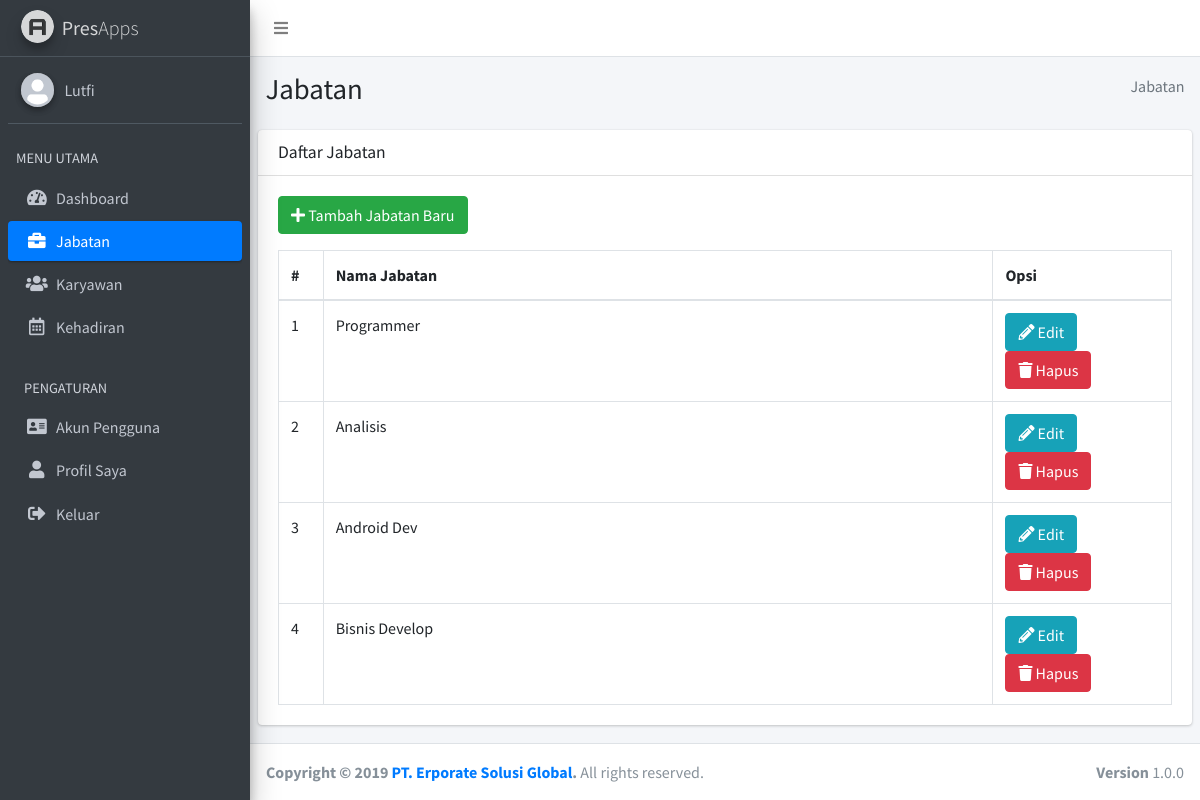
/admin/index.php?page=jabatan (signed in), run on the app's committed database.
### tables this page shows
CREATE TABLE `akun_pengguna` (
  `nik` char(7) NOT NULL,
  `password` varchar(64) DEFAULT NULL,
  `hak_akses` enum('Admin','Staff') DEFAULT NULL
);

CREATE TABLE `karyawan` (
  `nik` char(7) NOT NULL,
  `nama_lengkap` varchar(25) DEFAULT NULL,
  `jenis_kelamin` enum('Pria','Wanita') DEFAULT NULL,
  `id_jabatan` int(11) DEFAULT NULL,
  `no_hp` char(13) DEFAULT NULL,
  `alamat` text
);

CREATE TABLE `jabatan` (
  `id_jabatan` int(11) NOT NULL,
  `nama_jabatan` varchar(50) DEFAULT NULL
);

### action_admin/jabatan.php (called while the page is built, shortened)
<?php
include "../connection/connect.php";
switch(@$_POST["mode"]){
	default:
		$sql = "SELECT * FROM jabatan";
		$result = mysqli_query($connect, $sql);
		break;
}
?>

### admin/pages/jabatan/list.php (the view, shortened to what this page needs)
<section class="content-header">
  <div class="container-fluid">
    <div class="row mb-2">
      <div class="col-sm-6">
        <h1>Jabatan</h1>
      </div>
      <div class="col-sm-6">
        <ol class="breadcrumb float-sm-right">
          <li class="breadcrumb-item active">Jabatan</li>
        </ol>
      </div>
    </div>
  </div>
</section>
<section class="content">
  <div class="card">
    <div class="card-header">
      <h3 class="card-title">Daftar Jabatan</h3>
    </div>
    <div class="card-body">
  		<div class="row">
        <div class="col-sm-6">
          <p>
            <a href="index.php?page=jabatan&action=add" class="btn btn-success">
              <i class="fas fa-plus"></i> Tambah Jabatan Baru
            </a>
          </p>
        </div>
      </div>
  		<table class="table table-bordered">
        <thead>
          <tr>
            <th style="width: 5%">#</th>
            <th>Nama Jabatan</th>
            <th style="width: 20%">Opsi</th>
          </tr>
        </thead>
        <tbody>
          <?php
            include "../action_admin/jabatan.php";
            $no = 1;
            while($i = mysqli_fetch_assoc($result)){
          ?>
          <tr>
            <td><?php echo $no; ?></td>
            <td><?php echo $i["nama_jabatan"]; ?></td>
            <td>
            	<a href="index.php?page=jabatan&action=edit&id=<?php echo $i['id_jabatan']; ?>" class="btn btn-info">
            		<i class="fas fa-pencil-alt"></i> Edit
            	</a>
            	<a onclick="return confirm('Hapus jabatan?')" href="index.php?page=jabatan&action=delete&id=<?php echo $i['id_jabatan']; ?>" class="btn btn-danger">
            		<i class="fas fa-trash"></i> Hapus
            	</a>
            </td>
          </tr>
          <?php
              $no++;
            }
          ?>
        </tbody>
      </table>
    </div>
  </div>
</section>

### admin/layout/header.php (shortened to what this page needs)
<!DOCTYPE html>
<html lang="en">
<head>
  <link rel="stylesheet" href="../assets/plugins/fontawesome-free/css/all.min.css">
  <link rel="stylesheet" href="../assets/dist/css/adminlte.min.css">
</head>
<body class="hold-transition sidebar-mini layout-fixed layout-navbar-fixed layout-footer-fixed">
<div class="wrapper">
  <nav class="main-header navbar navbar-expand navbar-white navbar-light">
    <ul class="navbar-nav">
      <li class="nav-item">
        <a class="nav-link" data-widget="pushmenu" href="#"><i class="fas fa-bars"></i></a>
      </li>
    </ul>
  </nav>
  <aside class="main-sidebar sidebar-dark-primary elevation-4">
    <a href="index.php?page=dashboard" class="brand-link">
      <img src="../assets/dist/img/AdminLTELogo.png" alt="AdminLTE Logo" class="brand-image img-circle elevation-3"
           style="opacity: .8">
      <span class="brand-text font-weight-light"><b>Pres</b>Apps</span>
    </a>
    <div class="sidebar">
      <div class="user-panel mt-3 pb-3 mb-3 d-flex">
        <div class="image">
          <img src="../assets/dist/img/user-avatar.png" class="img-circle elevation-2" alt="User Image">
        </div>
        <div class="info">
          <?php
            include "../connection/connect.php";
            $nik = $_SESSION["nik"];
            $sql = "SELECT akun_pengguna.nik, karyawan.nama_lengkap, akun_pengguna.password, akun_pengguna.hak_akses FROM akun_pengguna INNER JOIN karyawan ON akun_pengguna.nik = karyawan.nik WHERE akun_pengguna.nik='$nik'";
            $result = mysqli_query($connect, $sql);
            $i = mysqli_fetch_assoc($result);
          ?>
          <a href="#" class="d-block"><?php echo $i["nama_lengkap"]; ?></a>
        </div>
      </div>
      <nav class="mt-2">
        <ul class="nav nav-pills nav-sidebar flex-column" data-widget="treeview" role="menu" data-accordion="false">
          <li class="nav-header">MENU UTAMA</li>
          <?php
            if(isset($_GET["page"])){
              $page = $_GET["page"];
            }else{
              $page = "dashboard";
            }
          ?>
          <li class="nav-item">
            <a href="index.php?page=dashboard" class="nav-link <?php if($page == 'dashboard'){ echo 'active'; } ?>">
              <i class="nav-icon fas fa-tachometer-alt"></i>
              <p>
                Dashboard
              </p>
            </a>
          </li>
          <li class="nav-item">
            <a href="index.php?page=jabatan" class="nav-link <?php if($page == 'jabatan'){ echo 'active'; } ?>">
              <i class="nav-icon fas fa-briefcase"></i>
              <p>
                Jabatan
              </p>
            </a>
          </li>
          <li class="nav-item">
            <a href="index.php?page=karyawan" class="nav-link <?php if($page == 'karyawan'){ echo 'active'; } ?>">
              <i class="nav-icon fas fa-users"></i>
              <p>
                Karyawan
              </p>
            </a>
          </li>
          <li class="nav-item">
            <a href="index.php?page=kehadiran" class="nav-link <?php if($page == 'kehadiran'){ echo 'active'; } ?>">
              <i class="nav-icon far fa-calendar-alt"></i>
              <p>
                Kehadiran
              </p>
            </a>
          </li>
          <li class="nav-header">PENGATURAN</li>
          <li class="nav-item">
            <a href="index.php?page=akun_pengguna" class="nav-link <?php if($page == 'akun_pengguna'){ echo 'active'; } ?>">
              <i class="nav-icon fas fa-address-card"></i>
              <p>
                Akun Pengguna
              </p>
            </a>
          </li>
          <li class="nav-item">
            <a href="index.php?page=profil_saya" class="nav-link <?php if($page == 'profil_saya'){ echo 'active'; } ?>">
              <i class="nav-icon fas fa-user"></i>
              <p>
                Profil Saya
              </p>
            </a>
          </li>
          <li class="nav-item">
            <a href="logout.php" class="nav-link">
              <i class="nav-icon fas fa-sign-out-alt"></i>
              <p>
                Keluar
              </p>
            </a>
          </li>
        </ul>
      </nav>
    </div>
  </aside>
  <div class="content-wrapper">

### data on the page
akun_pengguna: nik.nama_lengkap "Lutfi"
jabatan: nama_jabatan "Programmer"
jabatan: nama_jabatan "Analisis"
jabatan: nama_jabatan "Android Dev"
jabatan: nama_jabatan "Bisnis Develop"
